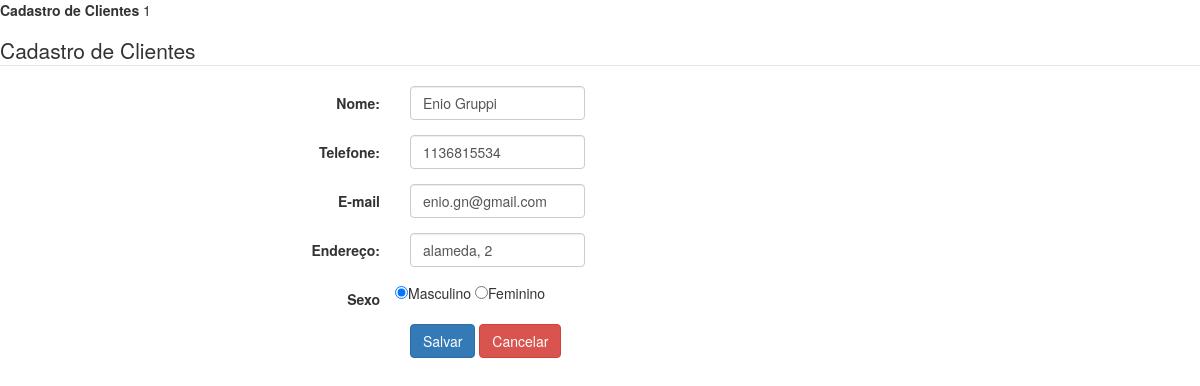
/cliente/1/, run on an earlier commit of the app's database.
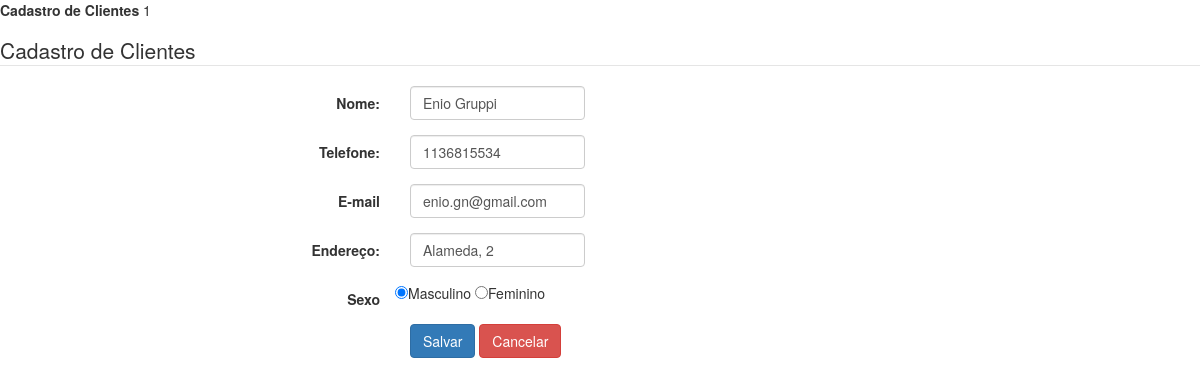
And on a later commit of the database.
### tables this page shows
CREATE TABLE cliente (
    id_cliente INTEGER PRIMARY KEY AUTOINCREMENT,
    nome VARCHAR(50) NOT NULL,
    sexo VARCHAR(1) NOT NULL,
    telefone CHAR(11) NULL,
    endereco CHAR(100) NULL,
    email CHAR(100) NULL
);

### clientes.py (the view)
@app.route("/cliente/<int:id_cliente>/", methods = ["GET"])
def form_alterar_cliente_api(id_cliente):
    cliente = consultar_cliente(id_cliente)
    if cliente == None:
        return render_template("menu.html", mensagem = f"Esse cliente não existe."), 404
    return render_template("form_cliente.html", id_cliente = id_cliente, nome = cliente['nome'], sexo = cliente['sexo'], telefone = cliente['telefone'], endereco = cliente['endereco'], email = cliente['email'])

### clientes.py (called while the page is built)
def row_to_dict(description, row):
    if row == None:
        return None
    d = {}
    for i in range(0, len(row)):
        d[description[i][0]] = row[i]
    return d

def conectar():
    return sqlite3.connect('clientes.db')

def consultar_cliente(id_cliente):
    with closing(conectar()) as con, closing(con.cursor()) as cur:
        cur.execute("SELECT id_cliente, nome, sexo, telefone, endereco, email FROM cliente WHERE id_cliente = ?", (id_cliente, ))
        return row_to_dict(cur.description, cur.fetchone())

### templates/form_cliente.html (shortened to what this page needs)
<!DOCTYPE html>
<html>
<head>
    <link href="//maxcdn.bootstrapcdn.com/bootstrap/3.3.0/css/bootstrap.min.css" rel="stylesheet" id="bootstrap-css">
</head>
<body>
    <form class="form-horizontal" action="/cliente/{{id_cliente}}/" method="POST" id="form_principal">
        {% if id_cliente != 'novo'%}
        <p>
            <label>Cadastro de Clientes</label> {{id_cliente}}
        </p>
        {% endif %}
         <legend>Cadastro de Clientes</legend>
        <div class="form-group">
            <label class="col-md-4 control-label" for="nome">Nome:</label>
            <div class="col-md-2">
                <input id="nome" name="nome" type="text" placeholder="" class="form-control input-md" value="{{nome}}">
            </div>
        </div>
        <div class="form-group">
            <label class="col-md-4 control-label" for="telefone">Telefone:</label>
            <div class="col-md-2">
                <input id="telefone" name="telefone" type="text" placeholder="" class="form-control input-md" value="{{telefone}}">
            </div>
        </div>
        <div class="form-group">
            <label class="col-md-4 control-label" for="email">E-mail</label>
            <div class="col-md-2">
                <input id="email" name="email" type="text" placeholder="" class="form-control input-md" value="{{email}}">
            </div>
        </div>
        <div class="form-group">
            <label class="col-md-4 control-label" for="endereco">Endereço:</label>
            <div class="col-md-2">
                <input id="endereco" name="endereco" type="text" placeholder="" class="form-control input-md" value="{{endereco}}">
            </div>
        </div>
        <div class="form-group">
            <label class="col-md-4 control-label" for="sexo">Sexo</label>
            <input type="radio" id="sexo_masc" name="sexo" value="M" {% if sexo=='M' %}checked="checked" {% endif %}>Masculino</input>
            <input type="radio" id="sexo_fem" name="sexo" value="F" {% if sexo=='F' %}checked="checked" {% endif %}>Feminino</input>
        </div>
        <div class="form-group">
            <label class="col-md-4 control-label" for="btnsalvar"></label>
            <div class="col-md-8">
                <button type="button" id="btnsalvar" name="btnsalvar" class="btn btn-primary" onclick="salvar()">Salvar</button>
                <a id="btncancelar" name="btncancelar" class="btn btn-danger" href="/menu">Cancelar</a>
            </div>
        </div>
    </form>
</body>
</html>

What changed in the data, as far as the page shows it:
changed cliente "Enio Gruppi": endereco "alameda, 2" → "Alameda, 2"
